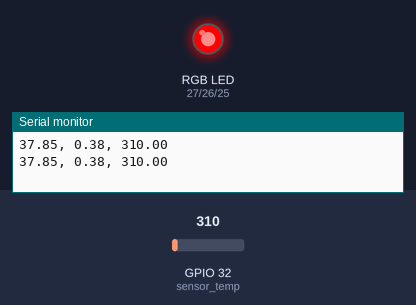
Bench run of a sketch on a simulated ESP32. Shown: an RGB LED mixed from three pins (HIGH = lit), the last lines printed to the serial monitor. The inputs (shaded band) are chosen by the test bench; at power-on: GPIO 32 (sensor_temp) = 310.

Above: at 1.3 s.
1.4 s: GPIO 32 (sensor_temp) set to 271
3.2 s: GPIO 32 (sensor_temp) set to 232
At 4.8 s:
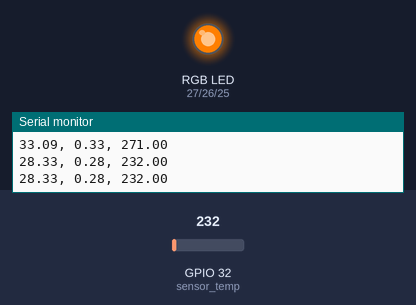
5.5 s: GPIO 32 (sensor_temp) set to 186
At 6.4 s:
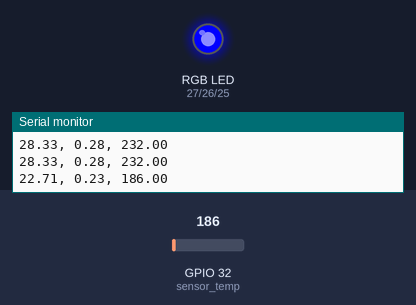
Timing chart, 0 to 8.5 s (numbered marks = the images above; inputs shaded):
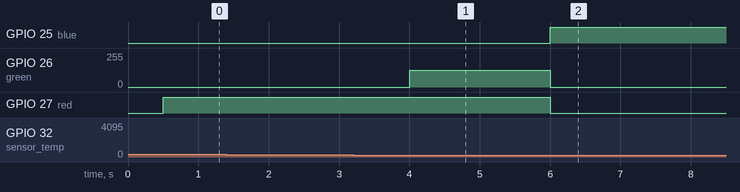

The sketch:

Punto2.ino
```cpp
// Definición de variables y pines a usar
#define sensor_temp 32
#define red 27
#define green 26
#define blue 25
float lectura;
float voltaje;
float C;

// Función que creamos nosotros para controlar el color del LED
void ponerColores(int x, int y, int z) {
  analogWrite(red, x);
  analogWrite(green, y);
  analogWrite(blue, z);
}

void setup() {
  // Setup para el ESP32, sensor de temperatura y LED
  Serial.begin(9600);
  pinMode(sensor_temp, INPUT);
  pinMode(red, OUTPUT);
  pinMode(green, OUTPUT);
  pinMode(blue, OUTPUT);
}

void loop() {
  // Conversión de la lectura del sensor de temperatura a grados centígrados
  // Como el sensor LM35 funciona con más de 4.0V (no 3.3V) y el ESP32dev-kit soporta 5.0V si se conecta en VIN, entonces usamos 5.0V en la conversión y no 3.3V
  // Adicionalmente, el ESP32 tiene una arquitectura de 12 bits, y el factor de conversión es 2^12 - 1 = 4095 para la entrada análoga
  lectura = analogRead(sensor_temp);
  voltaje = (lectura * 5.0) / 4095.0;
  C = voltaje/0.01;

  // Esto es adicional al taller, pero sirve para tener un control sobre los datos del problema al ser mostrados en la pantalla
  delay(500);
  Serial.println(String(C) + ", " + String(voltaje) + ", " + String(lectura));

  // Lógica para controlar el color del LED usando la temperatura
  if (20 <= C && C < 26) {
    ponerColores(0, 0, 255);
  }
  else if (26 <= C && C < 30) {
    ponerColores(255, 127, 0);
  }
  else if (C >= 30) {
    ponerColores(255, 0, 0);
  }
  else {
    ponerColores(0, 0, 0);
  }

}
```

Measured:
- the behaviour switches between 246 and 245 on GPIO 32 (sensor_temp) (found by bisection; images 0 and 1)
- after the input at 3.2 s, GPIO 26 (green): 0/255 → 127/255 after 0.80 s
- after the input at 5.5 s, GPIO 25 (blue): LOW → HIGH after 0.50 s; GPIO 26 (green): 127/255 → 0/255 after 0.50 s; GPIO 27 (red): HIGH → LOW after 0.50 s
